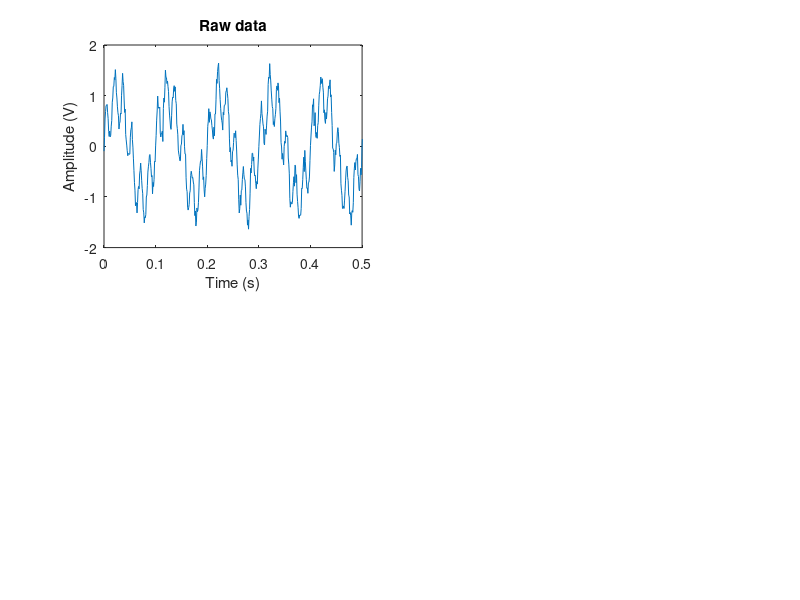

Recreate this plot in MATLAB. (Note: this script raises an error after producing the figure.)
close all; clear all; clc;

% Make up some data to play with
% You can replace this section with code to load your own t, y data
t = 0:0.001:10.0; t=t(:);
Fs = 1.0/mean(diff(t));
f1 = 10.0;
fnoise = 60.;

y = sin(2*pi*f1*t) + 0.5*sin(2*pi*fnoise*t) + 0.1*randn(length(t), 1);

%%
% Plot the raw data
figure(1);
subplot(2,2,1);
plot(t, y, 'DisplayName', 'Raw data');
xlabel('Time (s)');
ylabel('Amplitude (V)');
title('Raw data');
xlim([0, 0.5]);
improvePlot;

%%
% Plot the PSD
[power, freq] = pwelch(y, [], [] , [], Fs);
% figure(2);
subplot(2,2,2);
plot(freq, power);
xlabel('Frequency (Hz)')
ylabel('Power (V^2/Hz)');
xlim([1, 100]);
title('PSD of raw data');
improvePlot;


%%
% Create a low-pass filter to delete the 60 Hz noise
fc = 40.;
filter_order = 10;
[b,a] = butter(filter_order, fc/(Fs/2.), 'low');

% Apply the filter with filt-filt to avoid phase delay
yfilt = filtfilt(b, a, y); % The vector yfilt is a filtered version of y

% Superimpose the filtered signal on the original plot
subplot(2,2,3);
hold on;
plot(t, yfilt, 'r-', 'LineWidth', 4);
xlabel('Time (s)');
ylabel('Amplitude (V)');
title('Filtered data');
xlim([0, 0.5]);
improvePlot;

% Plot the new PSD
[power, freq] = pwelch(yfilt, [], [] , [], Fs);
subplot(2,2,4);
plot(freq, power, 'r-');
xlabel('Frequency (Hz)')
ylabel('Power (V^2/Hz)');
xlim([1, 100]);
title('PSD of filtered data');
improvePlot;